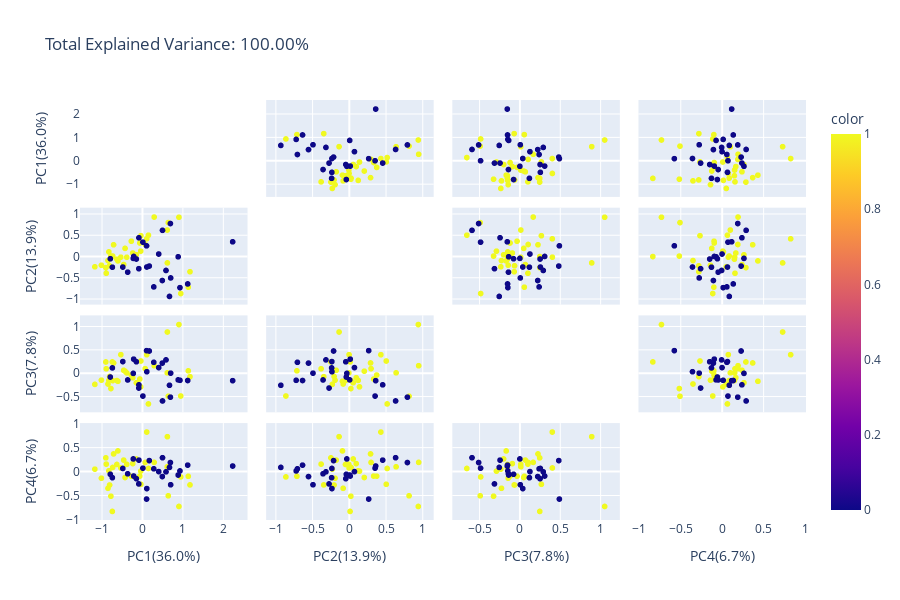

The notebook cell this image was saved under:
### Code cell
_ = eda.pca_plot(components_plot=4)
